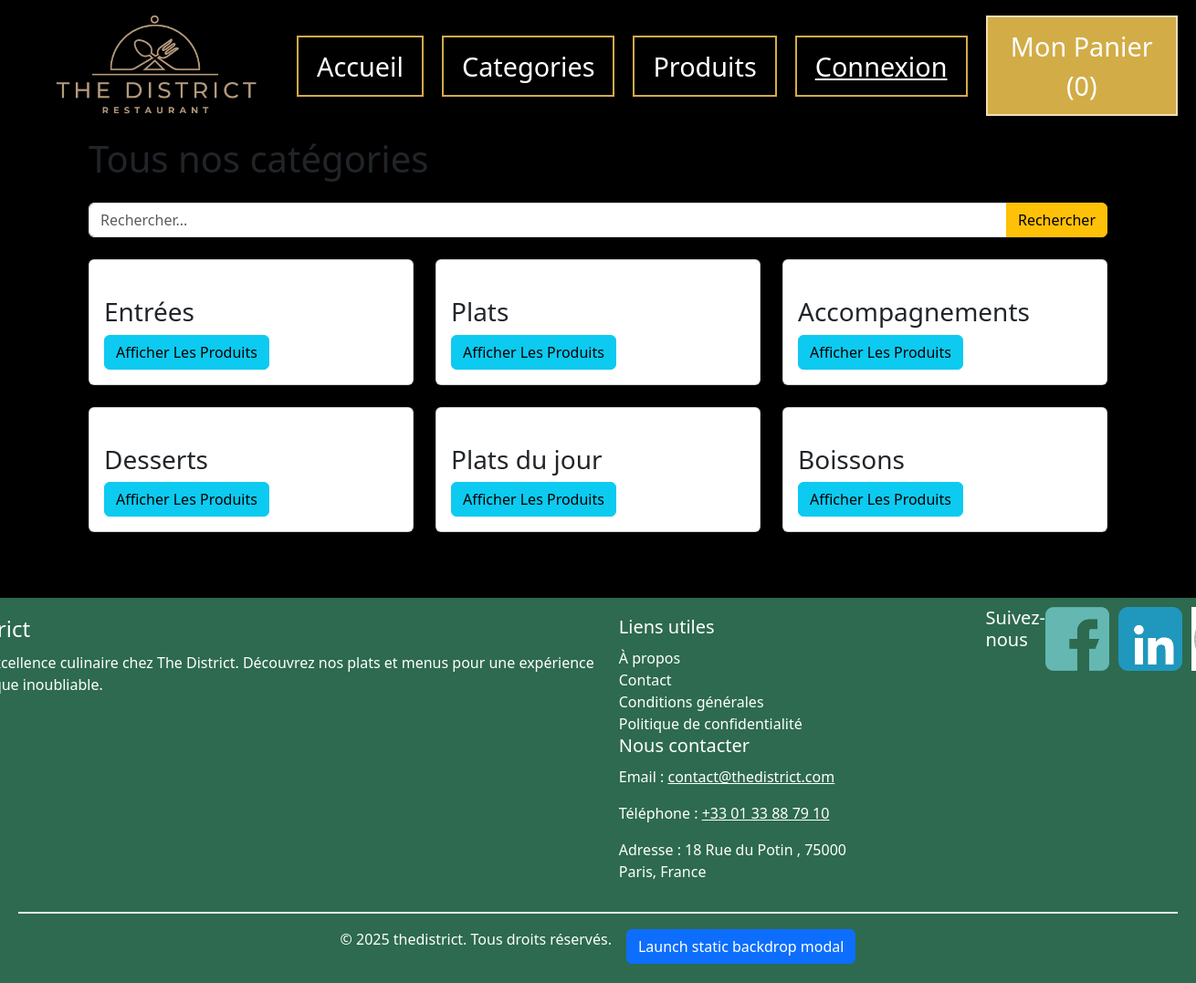
The page /categorie-menu.php on the database as committed earlier.
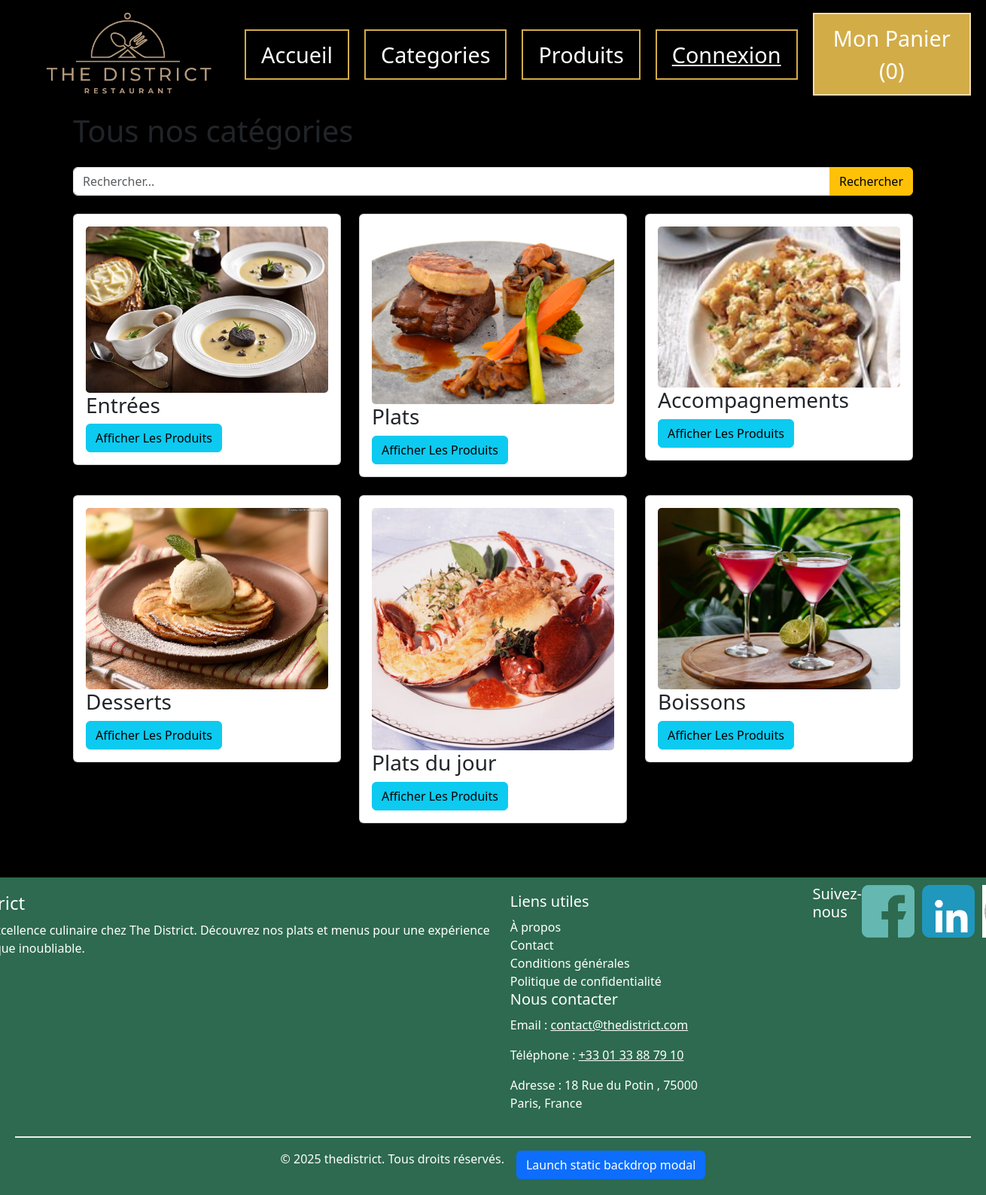
The same page on the database as committed later.
### tables this page shows
CREATE TABLE IF NOT EXISTS `categorie` (
  `categorie_ID` int(11) NOT NULL AUTO_INCREMENT,
  `categorie_libelle` varchar(50) NOT NULL,
  `categorie_image` varchar(50) DEFAULT NULL,
  PRIMARY KEY (`categorie_ID`)
);

### categorie-menu.php (the view, shortened to what this page needs)
<?php
include 'header.php';
$searchCat = isset($_GET['searchCat']) ? $_GET['searchCat'] : '';
$sqlCat = "SELECT * FROM categorie";
$categories = $pdo->query($sqlCat)->fetchAll(PDO::FETCH_ASSOC);
?>
<div class="container my-5">
    <h1 class="mb-4">Tous nos catégories</h1>
    <form method="get" action="categorie-menu.php" class="mb-4">
        <div class="input-group">
            <input type="text" name="searchCat" class="form-control" placeholder="Rechercher..."
                value="<?= htmlentities($searchCat) ?>">
            <button type="submit" class="btn btn-warning">Rechercher</button>
        </div>
    </form>
    <div class="row">
        <?php if (count($categories) > 0): ?>
            <?php foreach ($categories as $category): ?>
                <div class="col-md-4 mb-4">
                    <div class="card">
                        <div class="card-body">
                         <img src="./assets/img/<?= htmlentities($category['categorie_image']) ?>" class="card-img" alt="">
                            <h3 class="card-title"><?= htmlentities($category['categorie_libelle']) ?></h3>
                            <a class="btn btn-info" href="produits.php?category=<?= htmlentities($category['categorie_libelle']) ?>">Afficher Les Produits</a>
                        </div>
                    </div>
                </div>
            <?php endforeach; ?>
        <?php else: ?>
            <div class="alert alert-warning" role="alert">
                Aucune catégorie trouvée.
            </div>
        <?php endif; ?>
    </div>
</div>
<?php
include 'footer.php';
?>

### header.php (shortened to what this page needs)
<!DOCTYPE html>
<html lang="en">
<head>
  <link href="https://cdn.jsdelivr.net/npm/bootstrap@5.3.3/dist/css/bootstrap.min.css" rel="stylesheet"
>
  <link rel="stylesheet" href="/styles/style.css">
</head>
<body>
  <?php
  $username = null;
  ?>
  <nav class="navbar navbar-expand-lg
  <?php
  if (isset($_SESSION['type_libelle'])) {
    switch (strtolower($_SESSION['type_libelle'])) {
      case 'commercial':
        echo 'commercial';
        echo '';
        break;
      case 'admin':
        echo 'admin';
        echo '';
        break;
      default:
        echo 'defaut';
        break;
    }
  } else {
    echo 'defaut';
  }
  ?>
  ">
  </nav>
  <header>
    <nav class="navOne">
      <a href="index.php">
        <img src="../assets/logo.png" alt="logo" class="taille">
      </a>
      <div class="navTwo">
        <button class="position">
          <a href="index.php">Accueil</a>
        </button>
        <button class="position">
          <a href="categorie-menu.php">Categories</a>
        </button>
        <button class="position">
          <a href="produits.php">Produits</a>
        </button>
        <?php if ($username): ?>
          <a href="logout.php" class="position">Se déconnecter</a>
        <?php else: ?>
          <a href="connexion.php" class="position">Connexion</a>
        <?php endif; ?>
        <button class="position1" type="button" data-bs-toggle="offcanvas" data-bs-target="#offcanvasScrolling" aria-controls="offcanvasScrolling">
          Mon Panier <?php echo isset($_SESSION['panier']) ? '(' . count($_SESSION['panier']) . ')' : '(0)'; ?>
        </button>
      </div>
    </nav>
  </header>

### footer.php (shortened to what this page needs)
<footer style="background-color: #2d6a4f; color: white; padding: 20px; text-align: left; ">
  <div style="max-width: 1200px; margin: auto;display: flex;">
    <div style="margin-bottom: 20px;" class="description">
      <h4 style="margin-bottom: 10px;">The District</h4>
      <p>
        Savourez l'excellence culinaire chez The District. Découvrez nos plats et menus pour une expérience gastronomique inoubliable.
      </p>
    </div>
    <div class="liens">
      <h5 style="margin-bottom: 10px;">Liens utiles</h5>
      <ul style="list-style: none; padding: 0; margin: 0; display: inline-block; text-align: left;">
        <li><a href="/about-us" style="color: white; text-decoration: none;">À propos</a></li>
        <li><a href="/contact" style="color: white; text-decoration: none;">Contact</a></li>
        <li><a href="/terms" style="color: white; text-decoration: none;">Conditions générales</a></li>
        <li><a href="/privacy" style="color: white; text-decoration: none;">Politique de confidentialité</a></li>
      </ul>
      <h5 style="margin-bottom: 10px;">Nous contacter</h5>
      <p>Email : <a href="mailto:contact@thedistrict.com" style="color: white;">contact@thedistrict.com</a></p>
      <p>Téléphone : <a href="tel:+330133887910" style="color: white;">+33 01 33 88 79 10</a></p>
      <p>Adresse : 18 Rue du Potin , 75000 Paris, France</p>
    </div>
    <div class="rs">
      <h5 style="margin-bottom: 5px;">Suivez-nous</h5>
      <div style="display: flex">
        <a href="https://www.facebook.com/thedistrict" style="color: white; margin-right: 10px;" target="_blank">
          <img src="./assets//img/fb.webp" alt="" class="taillef"></a>
        <a href="https://www.twitter.com/thedistrict" style="color: white; margin-right: 10px;" target="_blank">
          <img src="./assets//img/ind.webp" alt="" class="taillef"></a>
        <a href="https://www.instagram.com/thedistrict" style="color: white;" target="_blank">
          <img src="./assets//img/inst.jpg" alt="" class="taillef"></a>
      </div>
    </div>
  </div>
  <div class="mention">
    <p>&copy; <?php echo date('Y'); ?> thedistrict. Tous droits réservés.</p>
<button type="button" class="btn btn-primary" data-bs-toggle="modal" data-bs-target="#staticBackdrop">
  Launch static backdrop modal
</button>
  </div>
</footer>
</body>
</html>

### styles/style.css (style rules this page uses)
body { background-color: black; }
header { height: 60px !important; margin-top: 2%; background-color: black; display: flex; align-items: center; justify-content: space-between; padding: 0 20px; box-shadow: 0 2px 5px rgba(0, 0, 0, 0.2); }
.navbar-expand-lg { z-index: -1; }
.description { display: flex; flex-direction: column; margin-left: -150px; padding: 0; }
.rs { display: flex; position: relative; bottom: 10px; right: -120px; }
nav { height: 20%; }
nav.navOne { display: flex; justify-content: space-between; align-items: center; width: 100%; font-size: 1.2em; }
.defaut { background-color:rgb(0, 0, 0) !important; }
.taille { width: 300px; display: flex; font-size: 24px; margin: 5px; padding: 5px; margin-left: 0; background: none; }
img.taillef { display: flex; flex-direction: row; margin-right: 0; width: 70px; height: 70px; }
.navTwo { display: flex; flex-direction: row; align-items: center; justify-content: center; gap: 20px; flex-grow: 1; }
.position { background-color: black; border: 2px solid #D2AC47; color: white; font-size: 1.5em; padding: 10px 20px; }
.position a { color: white; text-decoration: none; }
.position1 { background-color: #D2AC47; border: 2px solid wheat; color: white; font-size: 1.5em; padding: 10px 20px; }
.mention { display: flex; justify-content: center; gap: 1rem; align-items: center; margin-top: 1rem; padding-top: 1rem; border-top: 2px solid #eee; }

Rows that differ between the two databases and show on the page:
changed categorie "Entrées": categorie_image: picture added
changed categorie "Plats": categorie_image: picture added
changed categorie "Accompagnements": categorie_image: picture added
changed categorie "Desserts": categorie_image: picture added
changed categorie "Plats du jour": categorie_image: picture added
changed categorie "Boissons": categorie_image: picture added
